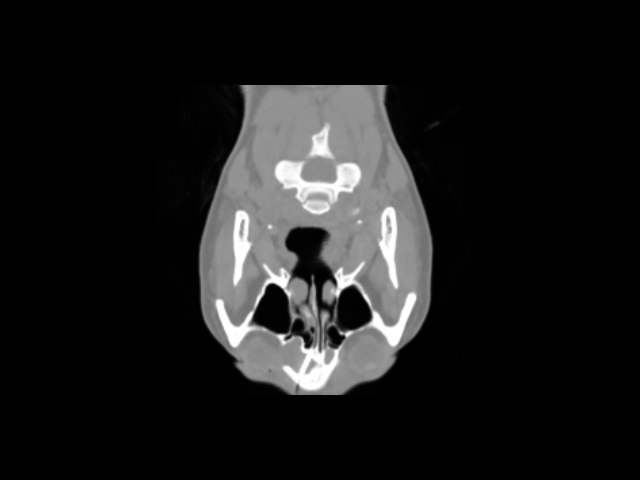

Write Python code to recreate this figure.
#!/usr/bin/env python

# Display an oblique reslice of a CT head volume using vtkImageReslice.
# The reslice plane is tilted 30 degrees about the X axis through the
# volume center, rendered with the standard vtkImageActor pipeline.

import math
import os
from pathlib import Path

# Factory overrides: importing these modules registers the OpenGL rendering
# and interaction style implementations for vtkRenderingCore factory classes.
import vtkmodules.vtkInteractionStyle  # noqa: F401
import vtkmodules.vtkRenderingOpenGL2  # noqa: F401

# VTK pipeline classes used in this example
from vtkmodules.vtkCommonCore import vtkLookupTable
from vtkmodules.vtkIOImage import vtkMetaImageReader
from vtkmodules.vtkImagingCore import (
    vtkImageMapToColors,
    vtkImageReslice,
)
from vtkmodules.vtkRenderingCore import (
    vtkImageActor,
    vtkRenderWindow,
    vtkRenderWindowInteractor,
    vtkRenderer,
)

# Data directory: defaults to the folder containing this script
data_dir = Path(os.environ.get("VPE_DATA_DIR", Path(__file__).parent))

# Reader: load the 3D CT head volume
reader = vtkMetaImageReader()
reader.SetFileName(str(data_dir / "FullHead.mhd"))
reader.Update()

# Compute the center of the volume
extent = reader.GetOutput().GetExtent()
spacing = reader.GetOutput().GetSpacing()
origin = reader.GetOutput().GetOrigin()
center_x = origin[0] + spacing[0] * 0.5 * (extent[0] + extent[1])
center_y = origin[1] + spacing[1] * 0.5 * (extent[2] + extent[3])
center_z = origin[2] + spacing[2] * 0.5 * (extent[4] + extent[5])

# Reslice: extract an oblique slice tilted 30 degrees about X
angle_deg = 30.0
angle_rad = math.radians(angle_deg)
cos_a = math.cos(angle_rad)
sin_a = math.sin(angle_rad)

reslice = vtkImageReslice()
reslice.SetInputConnection(reader.GetOutputPort())
reslice.SetOutputDimensionality(2)
reslice.SetResliceAxesDirectionCosines(
    1, 0, 0,
    0, cos_a, sin_a,
    0, -sin_a, cos_a,
)
reslice.SetResliceAxesOrigin(center_x, center_y, center_z)
reslice.SetInterpolationModeToLinear()
reslice.Update()

# LookupTable: grayscale mapping for CT intensity values
grayscale_lut = vtkLookupTable()
grayscale_lut.SetTableRange(0, 2000)
grayscale_lut.SetSaturationRange(0, 0)
grayscale_lut.SetHueRange(0, 0)
grayscale_lut.SetValueRange(0, 1)
grayscale_lut.Build()

# ColorMap: map resliced scalars to grayscale colors
color_map = vtkImageMapToColors()
color_map.SetInputConnection(reslice.GetOutputPort())
color_map.SetLookupTable(grayscale_lut)
color_map.Update()

# ImageActor: display the resliced image
image_actor = vtkImageActor()
image_actor.GetMapper().SetInputConnection(color_map.GetOutputPort())
image_actor.ForceOpaqueOn()

# Renderer: assemble the scene
renderer = vtkRenderer()
renderer.AddActor(image_actor)
renderer.SetBackground(0.0, 0.0, 0.0)

# Window: display the rendered scene
render_window = vtkRenderWindow()
render_window.AddRenderer(renderer)
render_window.SetWindowName("reslice")
render_window.SetMultiSamples(0)
render_window.SetSize(640, 480)

# Interactor: handle mouse and keyboard events
interactor = vtkRenderWindowInteractor()
interactor.SetRenderWindow(render_window)

# Scene: configure the camera
renderer.ResetCamera()

render_window.Render()
interactor.Initialize()
interactor.Start()
